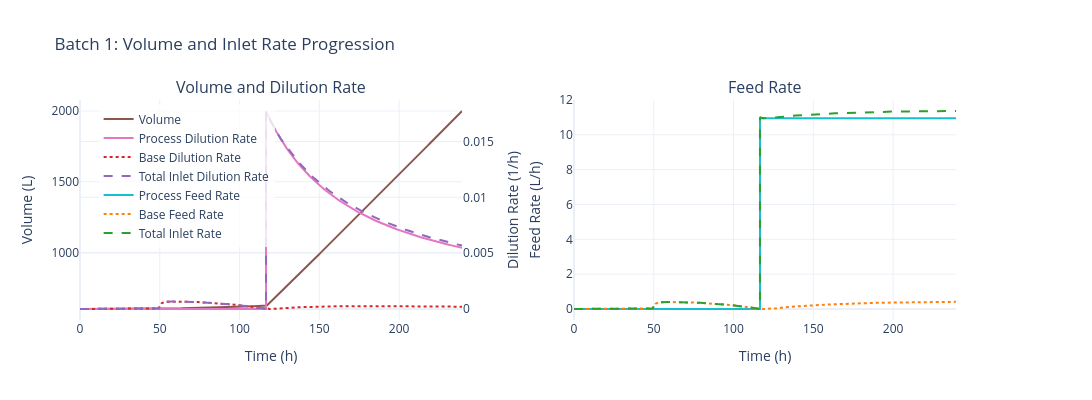

This figure's notebook cell:
### Code cell
# Volume & feed / dilution rate
fig = data.plot_volume_feed(batch_number=BATCH_NUMBER)
fig.show()

### Figure 1 — Plotly figure (JSON) as saved in the notebook; plotly's stock layout.template omitted (floating-point values rounded to 4 significant figures; data arrays with more than 128 entries replaced by an {"elided": "..."} marker saying what was removed)
{"data": [{"hovertemplate": "Time: %{x:.1f} h<br>Volume: %{y:.2f} L<extra></extra>", "line": {"color": "#8c564b", "width": 2}, "mode": "lines", "name": "Volume", "type": "scatter", "x": {"elided": "379 float values"}, "xaxis": "x", "y": {"elided": "379 float values"}, "yaxis": "y"}, {"hovertemplate": "Time: %{x:.1f} h<br>D_process: %{y:.4f} 1/h<extra></extra>", "line": {"color": "#e377c2", "width": 2}, "mode": "lines", "name": "Process Dilution Rate", "type": "scatter", "x": {"elided": "379 float values"}, "xaxis": "x", "y": {"elided": "379 float values"}, "yaxis": "y2"}, {"hovertemplate": "Time: %{x:.1f} h<br>D_base: %{y:.4f} 1/h<extra></extra>", "line": {"color": "#d62728", "dash": "dot", "width": 2}, "mode": "lines", "name": "Base Dilution Rate", "type": "scatter", "x": {"elided": "379 float values"}, "xaxis": "x", "y": {"elided": "379 float values"}, "yaxis": "y2"}, {"hovertemplate": "Time: %{x:.1f} h<br>D_total: %{y:.4f} 1/h<extra></extra>", "line": {"color": "#9467bd", "dash": "dash", "width": 2}, "mode": "lines", "name": "Total Inlet Dilution Rate", "type": "scatter", "x": {"elided": "379 float values"}, "xaxis": "x", "y": {"elided": "379 float values"}, "yaxis": "y2"}, {"hovertemplate": "Time: %{x:.1f} h<br>F_process: %{y:.4f} L/h<extra></extra>", "line": {"color": "#17becf", "width": 2}, "mode": "lines", "name": "Process Feed Rate", "type": "scatter", "x": {"elided": "379 float values"}, "xaxis": "x2", "y": {"elided": "379 float values"}, "yaxis": "y3"}, {"hovertemplate": "Time: %{x:.1f} h<br>F_base: %{y:.4f} L/h<extra></extra>", "line": {"color": "#ff7f0e", "dash": "dot", "width": 2}, "mode": "lines", "name": "Base Feed Rate", "type": "scatter", "x": {"elided": "379 float values"}, "xaxis": "x2", "y": {"elided": "379 float values"}, "yaxis": "y3"}, {"hovertemplate": "Time: %{x:.1f} h<br>F_total: %{y:.4f} L/h<extra></extra>", "line": {"color": "#2ca02c", "dash": "dash", "width": 2}, "mode": "lines", "name": "Total Inlet Rate", "type": "scatter", "x": {"elided": "379 float values"}, "xaxis": "x2", "y": {"elided": "379 float values"}, "yaxis": "y3"}], "layout": {"annotations": [{"font": {"size": 16}, "showarrow": false, "text": "Volume and Dilution Rate", "x": 0.205, "xanchor": "center", "xref": "paper", "y": 1, "yanchor": "bottom", "yref": "paper"}, {"font": {"size": 16}, "showarrow": false, "text": "Feed Rate", "x": 0.735, "xanchor": "center", "xref": "paper", "y": 1, "yanchor": "bottom", "yref": "paper"}], "font": {"size": 12}, "height": 400, "legend": {"bgcolor": "rgba(255,255,255,0.8)", "x": 0.02, "y": 0.98}, "showlegend": true, "title": {"text": "Batch 1: Volume and Inlet Rate Progression"}, "width": 1400, "xaxis": {"anchor": "y", "domain": [0, 0.41], "title": {"text": "Time (h)"}}, "xaxis2": {"anchor": "y3", "domain": [0.53, 0.94], "title": {"text": "Time (h)"}}, "yaxis": {"anchor": "x", "domain": [0, 1], "title": {"text": "Volume (L)"}}, "yaxis2": {"anchor": "x", "overlaying": "y", "side": "right", "title": {"text": "Dilution Rate (1/h)"}}, "yaxis3": {"anchor": "x2", "domain": [0, 1], "title": {"text": "Feed Rate (L/h)"}}}}
